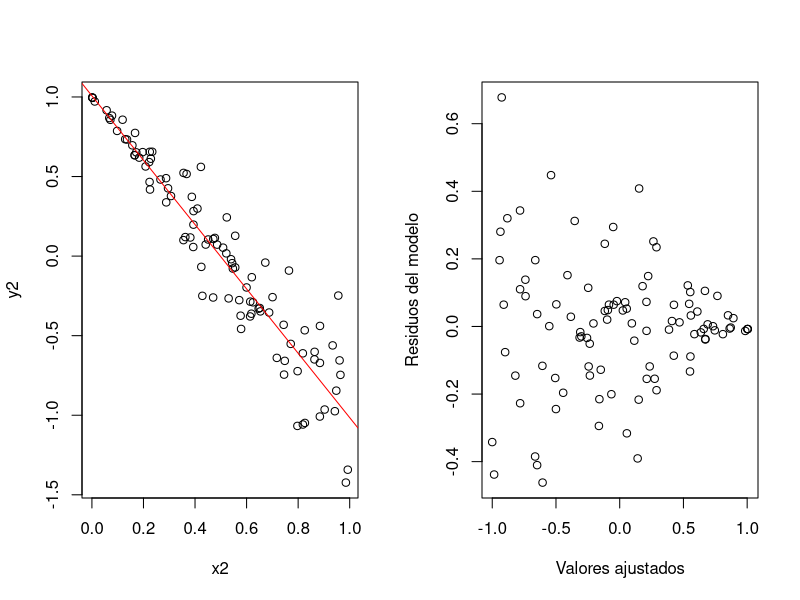
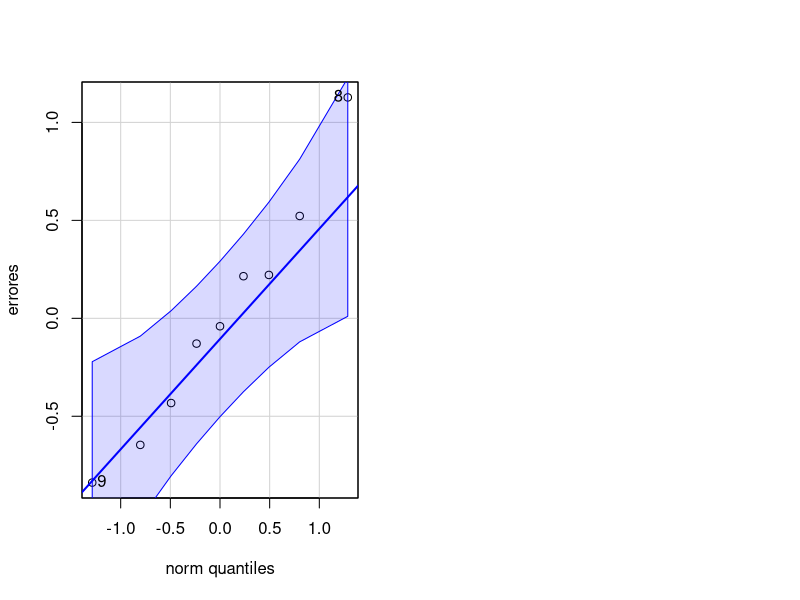

R code for these plots, in order: (Note: this script raises an error after producing the figures.)
## ---- chunk 1
knitr::opts_chunk$set(echo = TRUE)
## ---- chunk 2
sal <- c(1.8, 2.2, 3.5, 4.0, 4.3, 5.0)
tension <- c(100, 98, 110, 110, 112, 120)
(media_sal <- mean(sal))
(media_tension <- mean(tension))
(var_sal <- var(sal))
(cov_salten <- cov(sal, tension))
(b1 <- cov_salten/var_sal)
(b0 <- media_tension - b1*media_sal)
## ---- chunk 3
lm(tension ~ sal)
## ---- chunk 4
(round(media_tension - b0 - b1*media_sal, 6))
## ---- chunk 5
tension_estimada <- b0 + b1*sal
(mean(tension_estimada)-mean(tension))
## ---- chunk 6
errores <- tension_estimada - tension
SSE <- sum(errores**2)
n = length(sal)
(estimacion_varianza <- SSE/(n-2))
## ---- chunk 7
(SST <- sum((tension - media_tension)^2))
## ---- chunk 8
(SSR = sum((tension_estimada - media_tension)^2))
## ---- chunk 9
(SSE <- sum((tension- tension_estimada)**2))
(round(SST-SSR-SSE, 6)) # SST = SSR + SSE
## ---- chunk 10
(R2 <- SSR/SST)
## ---- chunk 11
(R2 <- var(tension_estimada)/var(tension))
## ---- chunk 12
summary(lm(tension ~ sal))$r.squared
## ---- chunk 13
library(nortest)
lillie.test(errores)
## ---- chunk 14
alpha <- 0.05
S <- sqrt(estimacion_varianza)
extremo_izb1 <- b1-qt(1-alpha/2, n-2)*S/(sd(sal)*sqrt(n-1))
extremo_derb1 <- b1+qt(1-alpha/2, n-2)*S/(sd(sal)*sqrt(n-1))
(c(extremo_izb1, extremo_derb1))
## ---- chunk 15
alpha <- 0.05
S <- sqrt(estimacion_varianza)
extremo_izb1 <- b0-qt(1-alpha/2, n-2)*S*sqrt(1/n+media_sal^2/((n-1)*var(sal)))
extremo_derb1 <- b0+qt(1-alpha/2, n-2)*S*sqrt(1/n+media_sal^2/((n-1)*var(sal)))
(c(extremo_izb1, extremo_derb1))
## ---- chunk 16
confint(lm(tension~sal), level = 0.95)
## ---- chunk 17
alpha <- 0.05
x0 <- 4.5
y0_estimado <- b0 + b1*x0
extremo_izmux0 <- y0_estimado - qt(1-alpha/2, n-2)*S*sqrt(1/n+(x0-media_sal)^2/((n-1)*var(sal)))
extremo_dermux0 <-  y0_estimado + qt(1-alpha/2, n-2)*S*sqrt(1/n+(x0-media_sal)^2/((n-1)*var(sal)))
(c(extremo_izmux0, extremo_dermux0))
## ---- chunk 18
extremo_izmux0 <- y0_estimado - qt(1-alpha/2, n-2)*S*sqrt(1+ 1/n+(x0-media_sal)^2/((n-1)*var(sal)))
extremo_dermux0 <-  y0_estimado + qt(1-alpha/2, n-2)*S*sqrt(1 + 1/n+(x0-media_sal)^2/((n-1)*var(sal)))
(c(extremo_izmux0, extremo_dermux0))
## ---- chunk 19
newdata <- data.frame(sal = 4.5)
predict.lm(lm(tension~sal), newdata, interval = "confidence", level = 0.95)

predict.lm(lm(tension~sal), newdata, interval = "prediction", level = 0.95)
## ---- chunk 20
(t0 <- b1/(S/sd(sal)*sqrt(n-1)))
(p <- 2*pt(abs(t0), n-2, lower.tail = FALSE))
## ---- chunk 21
summary(lm(tension ~ sal))
## ---- chunk 22
X = matrix(c(1, 78, 48.2, 2.75, 29.5, 1, 69, 45.5, 2.15, 26.3, 1, 77, 46.3, 4.41, 32.2, 1, 88, 49, 5.52, 36.5, 1, 67, 43, 3.21, 27.2, 1, 80, 48, 4.32, 27.7, 1, 74, 48, 2.31, 28.3, 1, 94, 53, 4.3, 30.3, 1, 102, 58, 3.71, 28.7), nrow = 9, byrow = TRUE)

y = c(57.5, 52.8, 61.3, 67, 53.5, 62.7, 56.2, 68.5, 69.2)

(estimaciones <- solve(t(X)%*%X)%*%(t(X)%*%y))
## ---- chunk 23
lm(y ~ X[,2]+X[,3]+X[,4]+X[,5])
summary(lm(y ~ X[,2]+X[,3]+X[,4]+X[,5]))
## ---- chunk 24
valores_medios <- apply(X[,1:5], 2, mean)
round(mean(y) - t(estimaciones)%*%valores_medios, 6)
## ---- chunk 25
valores_estimados <- X%*%estimaciones
round(mean(y) - mean(valores_estimados), 6)
## ---- chunk 26
errores <- y - valores_estimados
round(mean(errores))
## ---- chunk 27
SSE <- sum(errores ^ 2)
n <- dim(X)[1]
var(errores) - SSE/(n-1)
## ---- chunk 28
(SST <- sum((y - mean(y))^2))
## ---- chunk 29
(SSR <- sum((valores_estimados - mean(y))^2))
## ---- chunk 30
(SSE <- sum((valores_estimados - y)^2))
## ---- chunk 31
round(SST - SSR - SSE, 6)
## ---- chunk 32
(R2 <- SSR/SST)
(R2 <- var(valores_estimados)/var(y))
## ---- chunk 33
summary(lm(y ~ X[,2]+X[,3]+X[,4]+X[,5]))$r.squared
## ---- chunk 34
k <- dim(X)[2]-1
(R2_adj <- 1 - (1 - R2)*(n-1)/(n-k-1))
## ---- chunk 35
summary(lm(y ~ X[,2]+X[,3]+X[,4]+X[,5]))$adj.r.squared
## ---- chunk 36
(summary(lm(y ~ X[,2]))$adj.r.squared)
(summary(lm(y ~ X[,2]+X[,3]))$adj.r.squared)
(summary(lm(y ~ X[,2]+X[,3]+X[,4]))$adj.r.squared)
(summary(lm(y ~ X[,2]+X[,3]+X[,4]+X[,5]))$adj.r.squared)
## ---- chunk 37
(AIC(lm(y~X[,2]+X[,3]+X[,4]+X[,5])))
(AIC(lm(y~X[,2]+X[,3]+X[,4])))
(AIC(lm(y~X[,2]+X[,3])))
(AIC(lm(y~X[,2])))
## ---- chunk 38
(BIC(lm(y~X[,2]+X[,3]+X[,4]+X[,5])))
(BIC(lm(y~X[,2]+X[,3]+X[,4])))
(BIC(lm(y~X[,2]+X[,3])))
(BIC(lm(y~X[,2])))
## ---- chunk 39
lillie.test(errores)
## ---- chunk 40
(S2 <- SSE/(n-k-1))
## ---- chunk 41
S2*solve(t(X)%*%X)
## ---- chunk 42
(errores_estandar <- sqrt(S2*diag(solve(t(X)%*%X))))
## ---- chunk 43
alpha = 0.05
c(estimaciones[1] - qt(1-alpha/2, n-k-1)*errores_estandar[1],
  estimaciones[1] + qt(1-alpha/2, n-k-1)*errores_estandar[1])
## ---- chunk 44
alpha = 0.05
c(estimaciones[2] - qt(1-alpha/2, n-k-1)*errores_estandar[2],
  estimaciones[2] + qt(1-alpha/2, n-k-1)*errores_estandar[2])
## ---- chunk 45
alpha = 0.05
c(estimaciones[3] - qt(1-alpha/2, n-k-1)*errores_estandar[3],
  estimaciones[3] + qt(1-alpha/2, n-k-1)*errores_estandar[3])
## ---- chunk 46
alpha = 0.05
c(estimaciones[4] - qt(1-alpha/2, n-k-1)*errores_estandar[4],
  estimaciones[4] + qt(1-alpha/2, n-k-1)*errores_estandar[4])
## ---- chunk 47
alpha = 0.05
c(estimaciones[5] - qt(1-alpha/2, n-k-1)*errores_estandar[5],
  estimaciones[5] + qt(1-alpha/2, n-k-1)*errores_estandar[5])
## ---- chunk 48
confint(lm(y~X[,2]+X[,3]+X[,4]+X[,5]), level = 0.95)
## ---- chunk 49
alpha = 0.05
x0 = c(1, 75, 50, 4, 30)
y0_estimado = sum(estimaciones*x0)
c(y0_estimado - qt(1-alpha/2, n-k-1)*sqrt(S2*(t(x0)%*%solve(t(X)%*%X)%*%x0)), y0_estimado + qt(1-alpha/2, n-k-1)*sqrt(S2*(t(x0)%*%solve(t(X)%*%X)%*%x0)))
## ---- chunk 50
c(y0_estimado - qt(1-alpha/2, n-k-1)*sqrt(S2*(1+ t(x0)%*%solve(t(X)%*%X)%*%x0)), y0_estimado + qt(1-alpha/2, n-k-1)*sqrt(S2*(1+ t(x0)%*%solve(t(X)%*%X)%*%x0)))
## ---- chunk 51
newdata <- data.frame(x1 = 75, x2 = 50, x3 = 4, x4 = 30)
x1 <- X[, 2]
x2 <- X[, 3]
x3 <- X[, 4]
x4 <- X[, 5]
predict.lm(lm(y~x1+x2+x3+x4), newdata, interval = "confidence", level = 0.95)

predict.lm(lm(y~x1+x2+x3+x4), newdata, interval = "prediction", level = 0.95)
## ---- chunk 52
anova(lm(y~X[, 2:5]))
## ---- chunk 53
summary(lm(y~X[, 2:5]))
## ---- chunk 54
set.seed(2020)
x2 <- runif(100)
y2 <- 1-2*x2+0.3*x2*rnorm(100)
par(mfrow=c(1,2))
plot(x2, y2)
r = lm(y2~x2)
abline(r, col = "red")
plot(r$res~r$fitted.values, xlab = "Valores ajustados", ylab = "Residuos del modelo")
## ---- chunk 55
residuos <- r$residuals
(X0 <- length(residuos)*summary(lm(residuos^2~x2+I(x2^2)))$r.squared)
## ---- chunk 56
(pvalue <- pchisq(X0, 2, lower.tail = FALSE))
## ---- chunk 57
library(lmtest)
bptest(r, ~x2 + I(x2**2))
## ---- chunk 58
(R2 <- summary(lm(errores**2 ~ X))$r.squared)
(X0 <- n*R2)
(pvalue <- pchisq(X0, k, lower.tail = FALSE))
## ---- chunk 59
bptest(lm(y2~x2))
## ---- chunk 60
library(car)
sigma_estimada <- sum(errores**2)/(n-k-1)
car::qqPlot(errores, distribution = "norm", mean = 0, sd = sqrt(sigma_estimada))
## ---- chunk 61
lillie.test(errores)
## ---- chunk 62
diferencias <- errores[2:n] - errores[1:(n-1)]
(estadistico_d <- sum(diferencias**2)/sum(errores**2))
## ---- chunk 63
dwtest(r,alternative="greater")
## ---- chunk 64
dwtest(r,alternative="less")
## ---- chunk 65
newr <- lm(y ~ X[,2]+X[,3]+X[,4]+X[,5])
valores_ajustados2 <- newr$fitted.values**2
summary(lm(y ~ X[,2]+X[,3]+X[,4]+X[,5]+valores_ajustados2))[[4]]
## ---- chunk 66
library(car)
car::residualPlots(newr, plot = TRUE)
## ---- chunk 67
library(car)
crPlots(newr)
## ---- chunk 68
(valores_hat <- hatvalues(newr))
which(valores_hat > 2*(k+1)/n)
## ---- chunk 69
outlierTest(newr)
## ---- chunk 70
(distancias_cook <- cooks.distance(newr))
(which(distancias_cook > 4/(n-k-1)))
## ---- chunk 71
step(lm(y ~ X[,2]+X[,3]+X[,4]+X[,5]))
